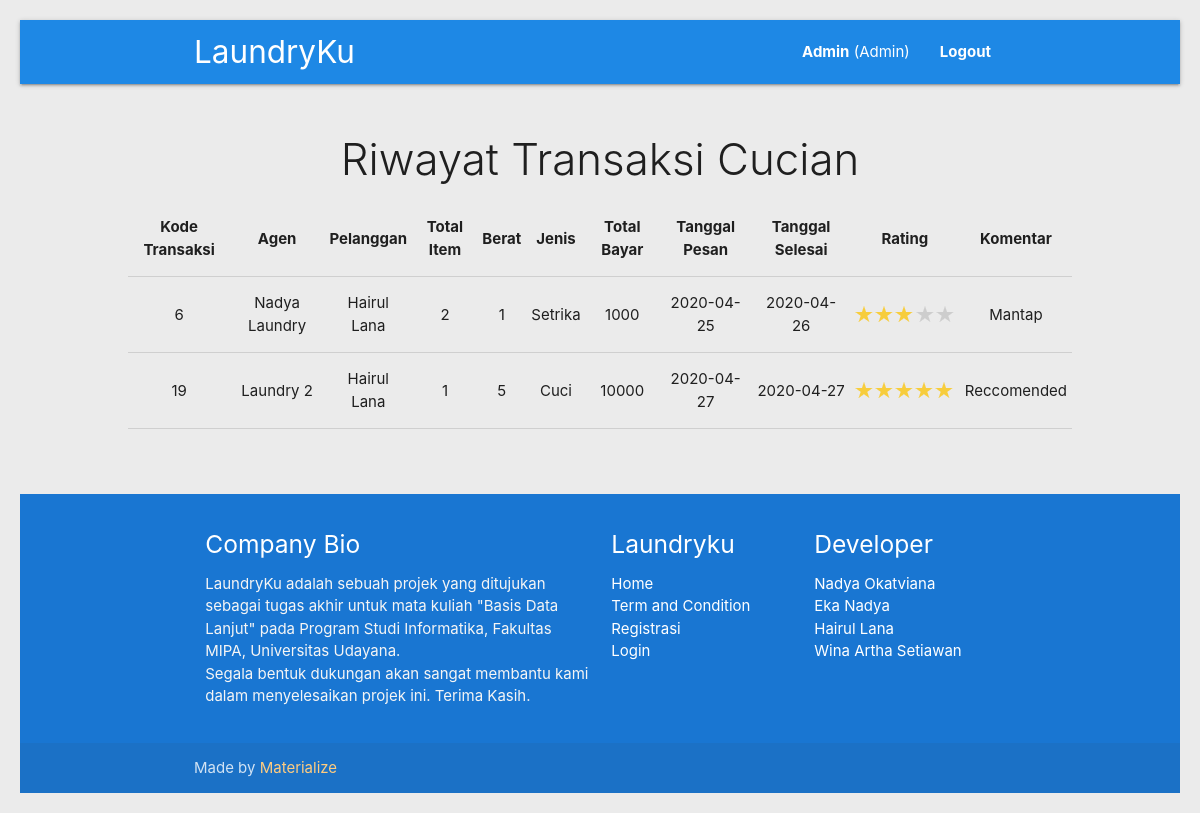
/transaksi.php (signed in), run on an earlier commit of the app's database.
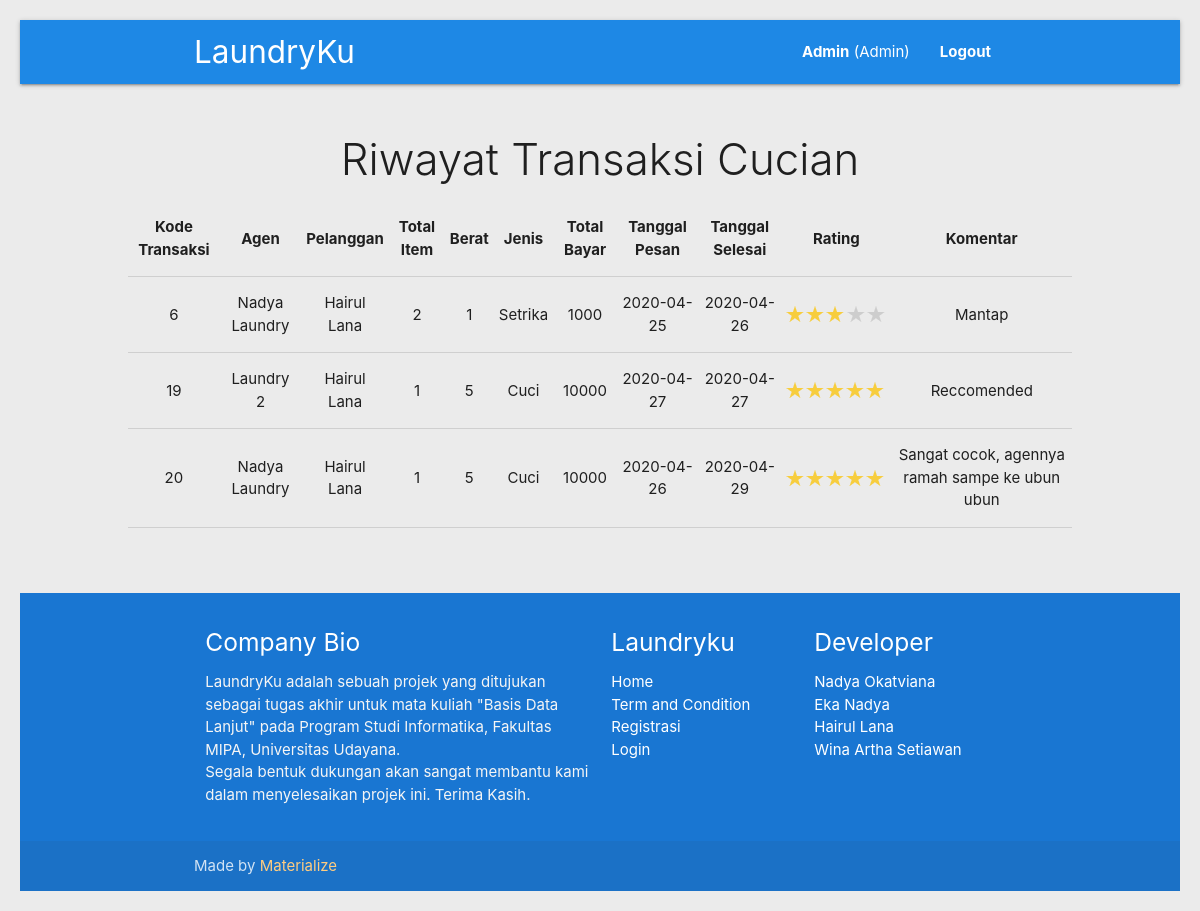
And on a later commit of the database.
### tables this page shows
CREATE TABLE `transaksi` (
  `kode_transaksi` int(11) NOT NULL,
  `id_cucian` int(11) NOT NULL,
  `id_agen` int(11) NOT NULL,
  `id_pelanggan` int(11) NOT NULL,
  `tgl_mulai` date DEFAULT NULL,
  `tgl_selesai` date DEFAULT NULL,
  `total_bayar` int(11) DEFAULT NULL,
  `rating` int(11) DEFAULT NULL,
  `komentar` text NOT NULL
);

CREATE TABLE `agen` (
  `id_agen` int(11) NOT NULL,
  `nama_laundry` varchar(30) DEFAULT NULL,
  `nama_pemilik` varchar(30) DEFAULT NULL,
  `telp` varchar(13) DEFAULT NULL,
  `email` varchar(30) DEFAULT NULL,
  `kota` varchar(20) DEFAULT NULL,
  `alamat` varchar(100) DEFAULT NULL,
  `plat_driver` varchar(12) DEFAULT NULL,
  `foto` text NOT NULL,
  `password` varchar(255) DEFAULT NULL
);

CREATE TABLE `pelanggan` (
  `id_pelanggan` int(11) NOT NULL,
  `nama` varchar(30) DEFAULT NULL,
  `email` varchar(30) DEFAULT NULL,
  `telp` varchar(13) DEFAULT NULL,
  `kota` varchar(20) DEFAULT NULL,
  `alamat` varchar(100) DEFAULT NULL,
  `foto` text NOT NULL,
  `password` varchar(255) DEFAULT NULL
);

CREATE TABLE `cucian` (
  `id_cucian` int(11) NOT NULL,
  `id_agen` int(11) NOT NULL,
  `id_pelanggan` int(11) DEFAULT NULL,
  `tgl_mulai` date NOT NULL,
  `tgl_selesai` date NOT NULL,
  `jenis` varchar(15) DEFAULT NULL,
  `total_item` int(11) DEFAULT NULL,
  `berat` double DEFAULT NULL,
  `alamat` varchar(100) NOT NULL,
  `catatan` text NOT NULL,
  `status_cucian` varchar(20) DEFAULT NULL
);

### transaksi.php (the view, shortened to what this page needs)
<?php
include 'connect-db.php';
if(isset($_SESSION["login-admin"]) && isset($_SESSION["admin"])){
    $login = "Admin";
}else if(isset($_SESSION["login-agen"]) && isset($_SESSION["agen"])){
    $idAgen = $_SESSION["agen"];
    $login = "Agen";
}else if (isset($_SESSION["login-pelanggan"]) && isset($_SESSION["pelanggan"])){
    $idPelanggan = $_SESSION["pelanggan"];
    $login = "Pelanggan";
}
?>
<!DOCTYPE html>
<html lang="en">
<head>
</head>
<body>
<?php include 'header.php'; ?>
    <div class="row">
        <h3 class="header col s12 light center">Riwayat Transaksi Cucian</h3>
        <br>
        <?php if ($login == "Admin") : $query = mysqli_query($connect, "SELECT * FROM transaksi"); ?>
        <div class="col s10 offset-s1">
            <table border=1 cellpadding=10 class="responsive-table centered">
                <tr>
                    <td style="font-weight:bold;">Kode Transaksi</td>
                    <td style="font-weight:bold;">Agen</td>
                    <td style="font-weight:bold;">Pelanggan</td>
                    <td style="font-weight:bold;">Total Item</td>
                    <td style="font-weight:bold;">Berat</td>
                    <td style="font-weight:bold;">Jenis</td>
                    <td style="font-weight:bold;">Total Bayar</td>
                    <td style="font-weight:bold;">Tanggal Pesan</td>
                    <td style="font-weight:bold;">Tanggal Selesai</td>
                    <td style="font-weight:bold;">Rating</td>
                    <td style="font-weight:bold;">Komentar</td>
                </tr>
                <?php while ($transaksi = mysqli_fetch_assoc($query)) : ?>
                <tr>
                    <td><?php echo $kodeTransaksi = $transaksi["kode_transaksi"] ?></td>
                    <td>
                        <?php
                            $temp = $transaksi["id_agen"];
                            $agen = mysqli_query($connect, "SELECT * FROM agen WHERE id_agen = '$temp'");
                            $agen = mysqli_fetch_assoc($agen);
                            echo $agen["nama_laundry"];
                        ?>
                    </td>
                    <td>
                        <?php
                            $temp = $transaksi["id_pelanggan"];
                            $pelanggan = mysqli_query($connect,"SELECT * FROM pelanggan WHERE id_pelanggan = '$temp'");
                            $pelanggan = mysqli_fetch_assoc($pelanggan);
                            echo $pelanggan["nama"];
                        ?>
                    </td>
                    <td>
                        <?php
                            $idCucian = $transaksi["id_cucian"];
                            $cucian = mysqli_query($connect, "SELECT * FROM cucian WHERE id_cucian = $idCucian");
                            $cucian = mysqli_fetch_assoc($cucian);
                            echo $cucian["total_item"];
                        ?>
                    </td>
                    <td><?= $cucian["berat"] ?></td>
                    <td><?= $cucian["jenis"] ?></td>
                    <td><?= $transaksi["total_bayar"] ?></td>
                    <td><?= $transaksi["tgl_mulai"] ?></td>
                    <td><?= $transaksi["tgl_selesai"] ?></td>
                    <td>
                        <?php
                            $star = mysqli_query($connect,"SELECT * FROM transaksi WHERE kode_transaksi = $kodeTransaksi");
                            $star = mysqli_fetch_assoc($star);
                            $star = ceil($star["rating"]);
                        ?>
                        <fieldset class="bintang"><span class="starImg star-<?= $star ?>"></span></fieldset>
                    </td>
                    <td><?= $transaksi["komentar"] ?></td>
                </tr>
                <?php endwhile; ?>
            </table>
        </div>
        <?php endif; ?>
    </div>
    <?php include "footer.php"; ?>
</body>
</html>

What changed in the data, as far as the page shows it:
added transaksi: kode_transaksi "20", id_agen.nama_laundry "Nadya Laundry", id_pelanggan.nama "Hairul Lana", id_cucian.total_item "1", id_cucian.berat "5", id_cucian.jenis "Cuci", total_bayar "10000", tgl_mulai "2020-04-26", tgl_selesai "2020-04-29", komentar "Sangat cocok, agennya ramah sampe ke ubun ubun"
